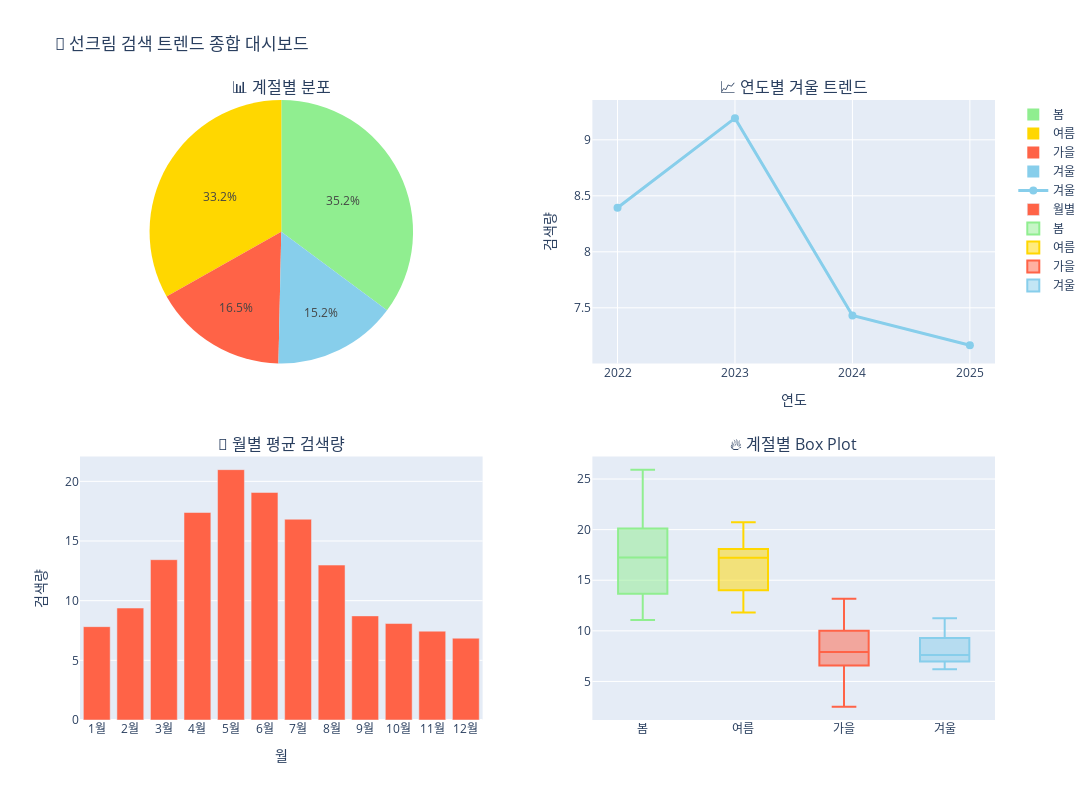

Notebook code cell kept with this figure:
### Markdown cell above
### 🎯 종합 대시보드

### Code cell
# 4개 서브플롯 대시보드
fig = make_subplots(
    rows=2, cols=2,
    subplot_titles=(
        '📊 계절별 분포',
        '📈 연도별 겨울 트렌드',
        '📅 월별 평균 검색량',
        '🔥 계절별 Box Plot'
    ),
    specs=[
        [{"type": "pie"}, {"type": "scatter"}],
        [{"type": "bar"}, {"type": "box"}]
    ],
    vertical_spacing=0.15,
    horizontal_spacing=0.12
)

# 1. 파이 차트 (계절별 비중)
season_total = df_trend.groupby('season')['선크림'].sum().reindex(['봄', '여름', '가을', '겨울'])
fig.add_trace(
    go.Pie(
        labels=season_total.index,
        values=season_total.values,
        marker=dict(colors=['#90EE90', '#FFD700', '#FF6347', '#87CEEB']),
        name='계절비중'
    ),
    row=1, col=1
)

# 2. 선 그래프 (연도별 겨울)
yearly_winter = df_trend[df_trend['season']=='겨울'].groupby('year')['선크림'].mean()
fig.add_trace(
    go.Scatter(
        x=yearly_winter.index.astype(str),
        y=yearly_winter.values,
        mode='lines+markers',
        name='겨울',
        line=dict(color='#87CEEB', width=3),
        marker=dict(size=8)
    ),
    row=1, col=2
)

# 3. 바 차트 (월별)
monthly_avg = df_trend.groupby('month')['선크림'].mean()
month_names = ['1월', '2월', '3월', '4월', '5월', '6월', '7월', '8월', '9월', '10월', '11월', '12월']
fig.add_trace(
    go.Bar(
        x=month_names,
        y=monthly_avg.values,
        marker_color='#FF6347',
        name='월별'
    ),
    row=2, col=1
)

# 4. 박스 플롯 (계절별)
for season in ['봄', '여름', '가을', '겨울']:
    data = df_trend[df_trend['season'] == season]['선크림']
    color_map = {'봄': '#90EE90', '여름': '#FFD700', '가을': '#FF6347', '겨울': '#87CEEB'}
    fig.add_trace(
        go.Box(
            y=data,
            name=season,
            marker_color=color_map[season]
        ),
        row=2, col=2
    )

fig.update_xaxes(title_text="연도", row=1, col=2)
fig.update_yaxes(title_text="검색량", row=1, col=2)
fig.update_xaxes(title_text="월", row=2, col=1)
fig.update_yaxes(title_text="검색량", row=2, col=1)

fig.update_layout(
    title_text="🎨 선크림 검색 트렌드 종합 대시보드",
    height=800,
    width=1300,
    showlegend=True,
    hovermode='closest'
)
fig.show()

### Figure 1 — Plotly figure (JSON) as saved in the notebook; plotly's stock layout.template omitted (floating-point values rounded to 4 significant figures)
{"data": [{"domain": {"x": [0, 0.44], "y": [0.575, 1]}, "labels": ["봄", "여름", "가을", "겨울"], "marker": {"colors": ["#90EE90", "#FFD700", "#FF6347", "#87CEEB"]}, "name": "계절비중", "type": "pie", "values": [207.2, 195.5, 97.02, 89.38]}, {"line": {"color": "#87CEEB", "width": 3}, "marker": {"size": 8}, "mode": "lines+markers", "name": "겨울", "type": "scatter", "x": ["2022", "2023", "2024", "2025"], "xaxis": "x", "y": [8.394, 9.193, 7.431, 7.165], "yaxis": "y"}, {"marker": {"color": "#FF6347"}, "name": "월별", "type": "bar", "x": ["1월", "2월", "3월", "4월", "5월", "6월", "7월", "8월", "9월", "10월", "11월", "12월"], "xaxis": "x2", "y": [7.824, 9.381, 13.43, 17.39, 20.98, 19.07, 16.83, 12.98, 8.726, 8.085, 7.444, 6.855], "yaxis": "y2"}, {"marker": {"color": "#90EE90"}, "name": "봄", "type": "box", "xaxis": "x3", "y": [13.2, 20.01, 25.92, 16.97, 17.52, 23.51, 12.49, 17.92, 20.22, 11.07, 14.11, 14.26], "yaxis": "y3"}, {"marker": {"color": "#FFD700"}, "name": "여름", "type": "box", "xaxis": "x3", "y": [18.36, 17.4, 11.8, 20.74, 17.11, 14.12, 19.83, 14.99, 13.91, 17.35, 17.82, 12.09], "yaxis": "y3"}, {"marker": {"color": "#FF6347"}, "name": "가을", "type": "box", "xaxis": "x3", "y": [11.45, 10.99, 13.16, 8.086, 8.58, 7.303, 9.022, 7.737, 6.822, 6.348, 5.029, 2.493], "yaxis": "y3"}, {"marker": {"color": "#87CEEB"}, "name": "겨울", "type": "box", "xaxis": "x3", "y": [7.62, 9.986, 7.575, 9.546, 11.25, 6.78, 7.597, 8.488, 6.21, 6.532, 7.797], "yaxis": "y3"}], "layout": {"annotations": [{"font": {"size": 16}, "showarrow": false, "text": "📊 계절별 분포", "x": 0.22, "xanchor": "center", "xref": "paper", "y": 1, "yanchor": "bottom", "yref": "paper"}, {"font": {"size": 16}, "showarrow": false, "text": "📈 연도별 겨울 트렌드", "x": 0.78, "xanchor": "center", "xref": "paper", "y": 1, "yanchor": "bottom", "yref": "paper"}, {"font": {"size": 16}, "showarrow": false, "text": "📅 월별 평균 검색량", "x": 0.22, "xanchor": "center", "xref": "paper", "y": 0.425, "yanchor": "bottom", "yref": "paper"}, {"font": {"size": 16}, "showarrow": false, "text": "🔥 계절별 Box Plot", "x": 0.78, "xanchor": "center", "xref": "paper", "y": 0.425, "yanchor": "bottom", "yref": "paper"}], "height": 800, "hovermode": "closest", "showlegend": true, "title": {"text": "🎨 선크림 검색 트렌드 종합 대시보드"}, "width": 1300, "xaxis": {"anchor": "y", "domain": [0.56, 1], "title": {"text": "연도"}}, "xaxis2": {"anchor": "y2", "domain": [0, 0.44], "title": {"text": "월"}}, "xaxis3": {"anchor": "y3", "domain": [0.56, 1]}, "yaxis": {"anchor": "x", "domain": [0.575, 1], "title": {"text": "검색량"}}, "yaxis2": {"anchor": "x2", "domain": [0, 0.425], "title": {"text": "검색량"}}, "yaxis3": {"anchor": "x3", "domain": [0, 0.425]}}}
